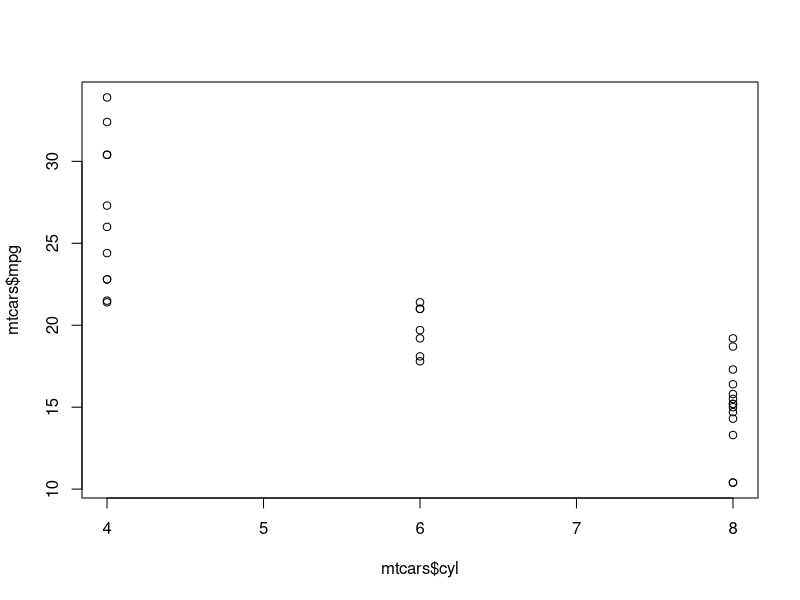
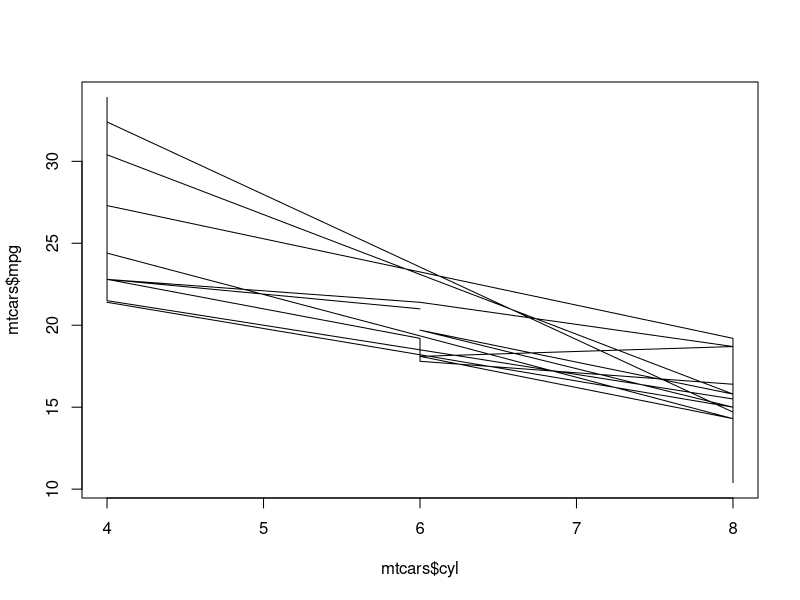
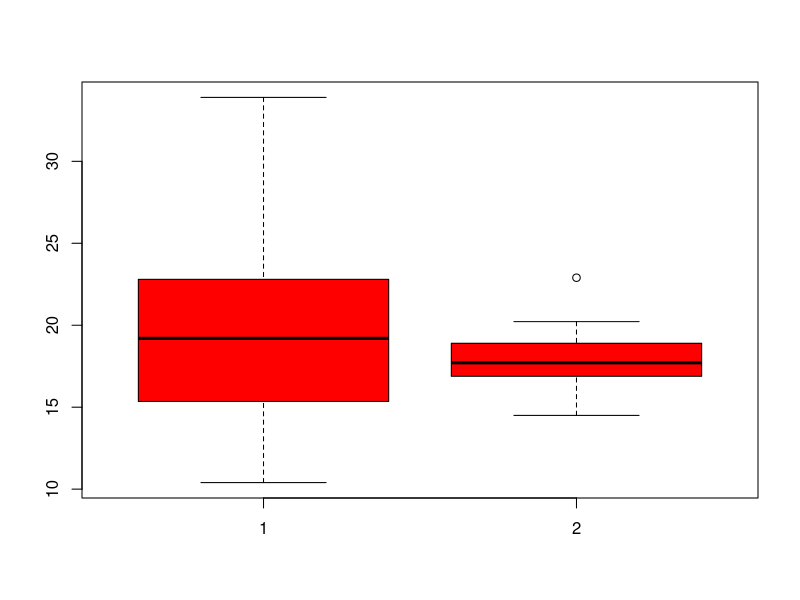
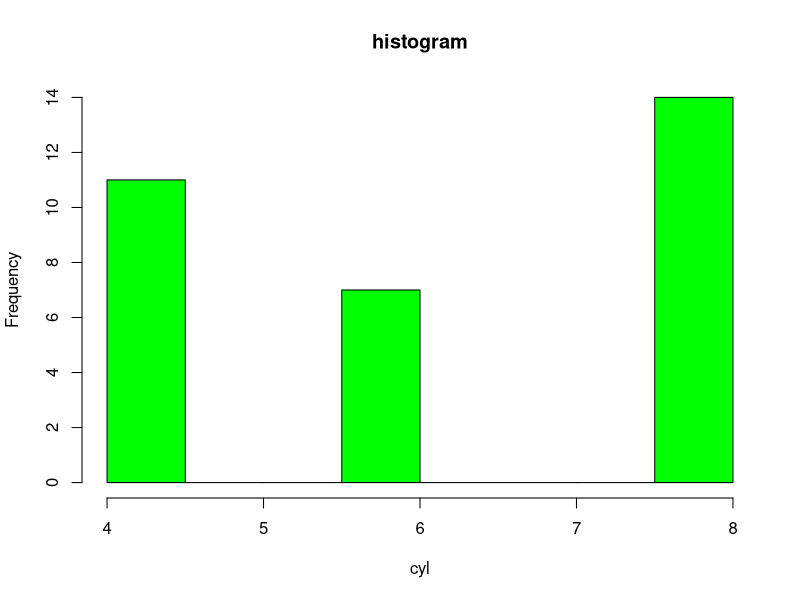
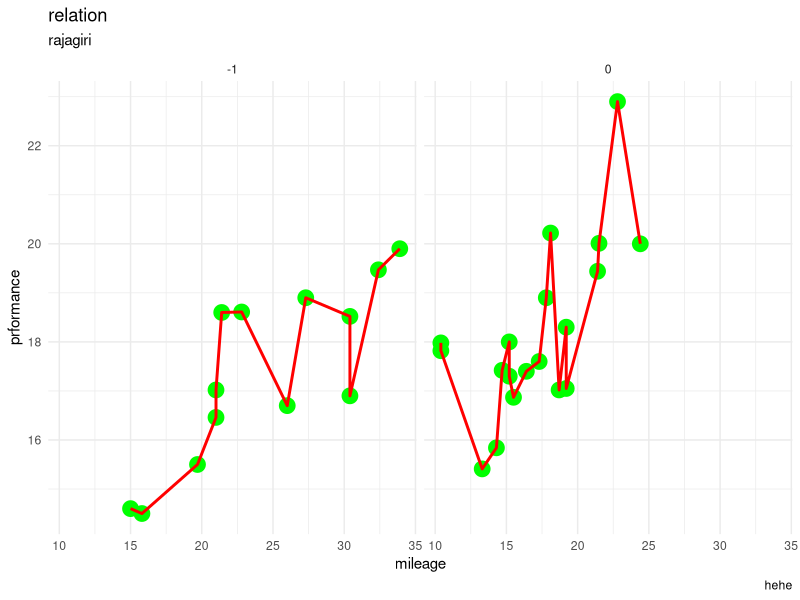
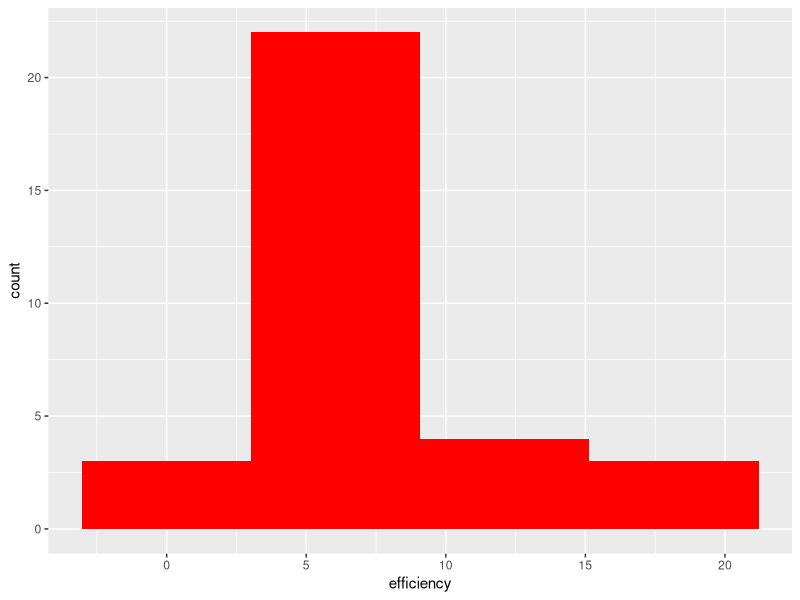

Here is the R script that generated these plots, in order:
#too see existing dataset
data()
mtcars
a=mtcars
?mtcars
??mtcars
##plotting in base R####
head(mtcars)
mtcars$mpg
mtcars$cyl
#scatter plot-relation btw 2 variables
plot(y=mtcars$mpg,x=mtcars$cyl)

#line plot
plot(y=mtcars$mpg,x=mtcars$cyl,type="l")
names(mtcars)

#outliers
boxplot(mtcars$mpg,mtcars$qsec,col="red")
attach(mtcars)

#histogram
hist(cyl,col="green",main="histogram")
?hist
#barplot


require(ggplot2)
library(ggplot2)


ggplot(data=mtcars, mapping=aes(x=mpg,y=qsec))+
  geom_point(col="green",size=5)+
  geom_line(col="red",lwd=1)+
  theme_minimal()+
  labs(
    title="relation",
    subtitle="rajagiri",
    x="mileage",
    y="prformance",
    caption="hehe"
    
  )+
  facet_wrap(-am)

install.packages("tidyverse")
require(tidyverse)  
install.packages("dplyr")  
require(dplyr)
require(ggplot2)
mtcars %>%
  select(gear, mpg, wt, vs)%>%
  mutate(efficiency=mpg/wt)%>% 
  ggplot(aes(efficiency))+
  geom_histogram(bins= 4,fill="red")
  
  
  
#plottinggplot2#plotting in ggplot 2####